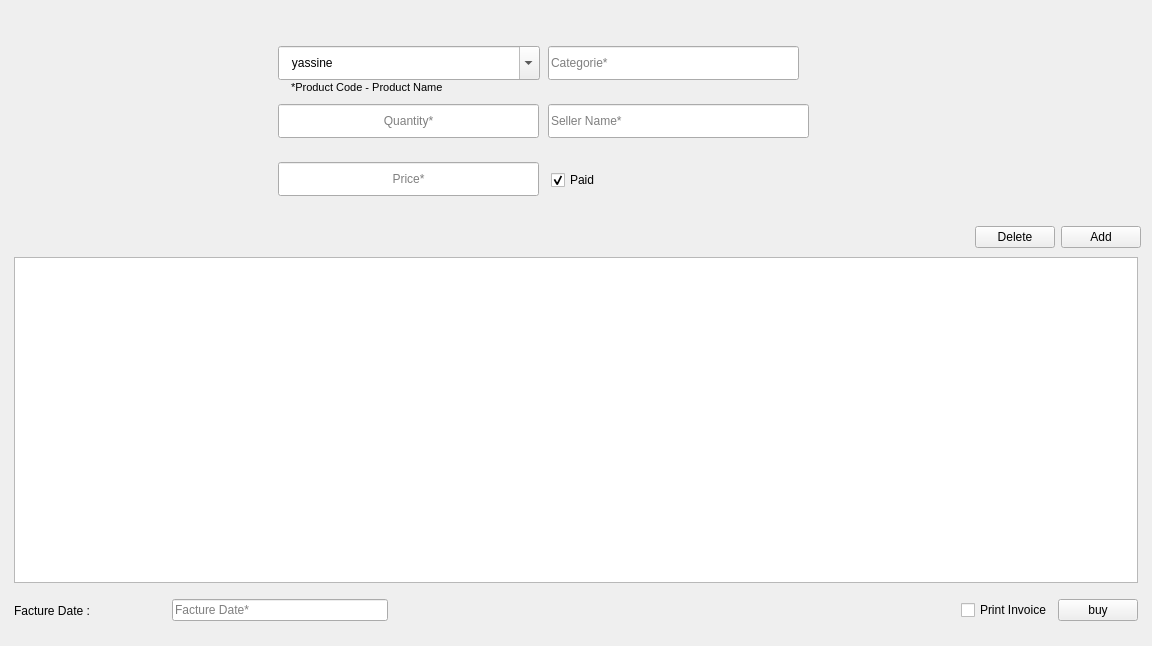
<?xml version="1.0" encoding="UTF-8"?>
<ui version="4.0">
 <class>Frame</class>
 <widget class="QFrame" name="Frame">
  <property name="geometry">
   <rect>
    <x>0</x>
    <y>0</y>
    <width>1152</width>
    <height>646</height>
   </rect>
  </property>
  <property name="windowTitle">
   <string>Frame</string>
  </property>
  <property name="styleSheet">
   <string notr="true"/>
  </property>
  <property name="frameShape">
   <enum>QFrame::NoFrame</enum>
  </property>
  <property name="lineWidth">
   <number>0</number>
  </property>
  <property name="midLineWidth">
   <number>0</number>
  </property>
  <layout class="QHBoxLayout" name="horizontalLayout">
   <item>
    <layout class="QVBoxLayout" name="verticalLayout">
     <property name="topMargin">
      <number>0</number>
     </property>
     <item>
      <widget class="QLabel" name="err">
       <property name="text">
        <string/>
       </property>
       <property name="alignment">
        <set>Qt::AlignCenter</set>
       </property>
      </widget>
     </item>
     <item>
      <widget class="QFrame" name="frame_5">
       <property name="minimumSize">
        <size>
         <width>0</width>
         <height>115</height>
        </size>
       </property>
       <property name="frameShape">
        <enum>QFrame::NoFrame</enum>
       </property>
       <property name="frameShadow">
        <enum>QFrame::Raised</enum>
       </property>
       <layout class="QHBoxLayout" name="horizontalLayout_7">
        <property name="leftMargin">
         <number>1</number>
        </property>
        <property name="topMargin">
         <number>1</number>
        </property>
        <property name="rightMargin">
         <number>1</number>
        </property>
        <property name="bottomMargin">
         <number>1</number>
        </property>
        <item>
         <layout class="QHBoxLayout" name="horizontalLayout_6">
          <item>
           <widget class="QFrame" name="frame">
            <property name="minimumSize">
             <size>
              <width>0</width>
              <height>187</height>
             </size>
            </property>
            <property name="maximumSize">
             <size>
              <width>830</width>
              <height>187</height>
             </size>
            </property>
            <property name="frameShape">
             <enum>QFrame::NoFrame</enum>
            </property>
            <property name="frameShadow">
             <enum>QFrame::Raised</enum>
            </property>
            <widget class="QLineEdit" name="qt_">
             <property name="geometry">
              <rect>
               <x>117</x>
               <y>72</y>
               <width>261</width>
               <height>34</height>
              </rect>
             </property>
             <property name="text">
              <string/>
             </property>
             <property name="alignment">
              <set>Qt::AlignCenter</set>
             </property>
             <property name="placeholderText">
              <string>Quantity*</string>
             </property>
            </widget>
            <widget class="QLineEdit" name="seller">
             <property name="geometry">
              <rect>
               <x>387</x>
               <y>72</y>
               <width>261</width>
               <height>34</height>
              </rect>
             </property>
             <property name="placeholderText">
              <string>Seller Name*</string>
             </property>
            </widget>
            <widget class="QLabel" name="rest">
             <property name="geometry">
              <rect>
               <x>650</x>
               <y>74</y>
               <width>240</width>
               <height>30</height>
              </rect>
             </property>
             <property name="text">
              <string/>
             </property>
            </widget>
            <widget class="QLineEdit" name="price">
             <property name="geometry">
              <rect>
               <x>117</x>
               <y>130</y>
               <width>261</width>
               <height>34</height>
              </rect>
             </property>
             <property name="text">
              <string/>
             </property>
             <property name="alignment">
              <set>Qt::AlignCenter</set>
             </property>
             <property name="placeholderText">
              <string>Price*</string>
             </property>
            </widget>
            <widget class="QCheckBox" name="is_paid">
             <property name="geometry">
              <rect>
               <x>390</x>
               <y>133</y>
               <width>95</width>
               <height>30</height>
              </rect>
             </property>
             <property name="text">
              <string>Paid</string>
             </property>
             <property name="checked">
              <bool>true</bool>
             </property>
             <property name="tristate">
              <bool>false</bool>
             </property>
            </widget>
            <widget class="QLineEdit" name="categorie_">
             <property name="geometry">
              <rect>
               <x>387</x>
               <y>14</y>
               <width>251</width>
               <height>34</height>
              </rect>
             </property>
             <property name="focusPolicy">
              <enum>Qt::ClickFocus</enum>
             </property>
             <property name="placeholderText">
              <string>Categorie*</string>
             </property>
             <property name="clearButtonEnabled">
              <bool>true</bool>
             </property>
            </widget>
            <widget class="QComboBox" name="product_name">
             <property name="geometry">
              <rect>
               <x>117</x>
               <y>14</y>
               <width>262</width>
               <height>34</height>
              </rect>
             </property>
             <property name="inputMethodHints">
              <set>Qt::ImhNone</set>
             </property>
             <property name="editable">
              <bool>true</bool>
             </property>
             <property name="placeholderText" stdset="0">
              <string/>
             </property>
             <item>
              <property name="text">
               <string>   yassine</string>
              </property>
             </item>
             <item>
              <property name="text">
               <string>baghdadi</string>
              </property>
             </item>
             <item>
              <property name="text">
               <string>Guercif</string>
              </property>
             </item>
            </widget>
            <widget class="QLabel" name="label">
             <property name="geometry">
              <rect>
               <x>130</x>
               <y>50</y>
               <width>220</width>
               <height>10</height>
              </rect>
             </property>
             <property name="font">
              <font>
               <pointsize>8</pointsize>
              </font>
             </property>
             <property name="text">
              <string>*Product Code - Product Name</string>
             </property>
            </widget>
            <zorder>qt_</zorder>
            <zorder>seller</zorder>
            <zorder>rest</zorder>
            <zorder>price</zorder>
            <zorder>is_paid</zorder>
            <zorder>product_name</zorder>
            <zorder>label</zorder>
            <zorder>categorie_</zorder>
           </widget>
          </item>
         </layout>
        </item>
       </layout>
      </widget>
     </item>
     <item>
      <widget class="QFrame" name="frame_2">
       <property name="maximumSize">
        <size>
         <width>16777215</width>
         <height>48</height>
        </size>
       </property>
       <property name="frameShape">
        <enum>QFrame::NoFrame</enum>
       </property>
       <property name="frameShadow">
        <enum>QFrame::Raised</enum>
       </property>
       <layout class="QHBoxLayout" name="horizontalLayout_3">
        <property name="leftMargin">
         <number>0</number>
        </property>
        <property name="topMargin">
         <number>0</number>
        </property>
        <property name="rightMargin">
         <number>0</number>
        </property>
        <property name="bottomMargin">
         <number>0</number>
        </property>
        <item>
         <layout class="QHBoxLayout" name="horizontalLayout_2">
          <item>
           <spacer name="horizontalSpacer">
            <property name="orientation">
             <enum>Qt::Horizontal</enum>
            </property>
            <property name="sizeHint" stdset="0">
             <size>
              <width>40</width>
              <height>20</height>
             </size>
            </property>
           </spacer>
          </item>
          <item>
           <widget class="QPushButton" name="clear">
            <property name="text">
             <string>Delete</string>
            </property>
           </widget>
          </item>
          <item>
           <widget class="QPushButton" name="add">
            <property name="text">
             <string>Add</string>
            </property>
           </widget>
          </item>
         </layout>
        </item>
       </layout>
      </widget>
     </item>
     <item>
      <widget class="QFrame" name="frame_3">
       <property name="frameShape">
        <enum>QFrame::NoFrame</enum>
       </property>
       <property name="frameShadow">
        <enum>QFrame::Raised</enum>
       </property>
       <layout class="QVBoxLayout" name="verticalLayout_3">
        <property name="leftMargin">
         <number>3</number>
        </property>
        <property name="topMargin">
         <number>3</number>
        </property>
        <property name="rightMargin">
         <number>3</number>
        </property>
        <property name="bottomMargin">
         <number>3</number>
        </property>
        <item>
         <layout class="QVBoxLayout" name="verticalLayout_2">
          <item>
           <widget class="QTableWidget" name="to_buy_table">
            <property name="editTriggers">
             <set>QAbstractItemView::DoubleClicked</set>
            </property>
            <property name="selectionBehavior">
             <enum>QAbstractItemView::SelectRows</enum>
            </property>
            <attribute name="horizontalHeaderVisible">
             <bool>true</bool>
            </attribute>
            <attribute name="verticalHeaderVisible">
             <bool>false</bool>
            </attribute>
           </widget>
          </item>
         </layout>
        </item>
        <item>
         <widget class="QFrame" name="frame_4">
          <property name="minimumSize">
           <size>
            <width>0</width>
            <height>43</height>
           </size>
          </property>
          <property name="frameShape">
           <enum>QFrame::NoFrame</enum>
          </property>
          <property name="frameShadow">
           <enum>QFrame::Raised</enum>
          </property>
          <layout class="QHBoxLayout" name="horizontalLayout_5">
           <property name="leftMargin">
            <number>0</number>
           </property>
           <property name="topMargin">
            <number>0</number>
           </property>
           <property name="rightMargin">
            <number>0</number>
           </property>
           <property name="bottomMargin">
            <number>0</number>
           </property>
           <item>
            <widget class="QLabel" name="label_2">
             <property name="minimumSize">
              <size>
               <width>112</width>
               <height>0</height>
              </size>
             </property>
             <property name="text">
              <string>Facture Date :</string>
             </property>
            </widget>
           </item>
           <item>
            <spacer name="horizontalSpacer_2">
             <property name="orientation">
              <enum>Qt::Horizontal</enum>
             </property>
             <property name="sizeType">
              <enum>QSizePolicy::Preferred</enum>
             </property>
             <property name="sizeHint" stdset="0">
              <size>
               <width>40</width>
               <height>20</height>
              </size>
             </property>
            </spacer>
           </item>
           <item>
            <widget class="QLineEdit" name="f_date">
             <property name="maximumSize">
              <size>
               <width>216</width>
               <height>16777215</height>
              </size>
             </property>
             <property name="placeholderText">
              <string>Facture Date*</string>
             </property>
            </widget>
           </item>
           <item>
            <spacer name="horizontalSpacer_3">
             <property name="orientation">
              <enum>Qt::Horizontal</enum>
             </property>
             <property name="sizeType">
              <enum>QSizePolicy::Expanding</enum>
             </property>
             <property name="sizeHint" stdset="0">
              <size>
               <width>40</width>
               <height>20</height>
              </size>
             </property>
            </spacer>
           </item>
           <item>
            <widget class="QCheckBox" name="print_facture">
             <property name="minimumSize">
              <size>
               <width>69</width>
               <height>0</height>
              </size>
             </property>
             <property name="text">
              <string>Print Invoice</string>
             </property>
            </widget>
           </item>
           <item>
            <layout class="QHBoxLayout" name="horizontalLayout_4">
             <item>
              <widget class="QPushButton" name="buy">
               <property name="text">
                <string>buy</string>
               </property>
              </widget>
             </item>
            </layout>
           </item>
          </layout>
         </widget>
        </item>
       </layout>
      </widget>
     </item>
    </layout>
   </item>
  </layout>
 </widget>
 <tabstops>
  <tabstop>product_name</tabstop>
  <tabstop>qt_</tabstop>
  <tabstop>seller</tabstop>
  <tabstop>price</tabstop>
  <tabstop>is_paid</tabstop>
  <tabstop>add</tabstop>
  <tabstop>to_buy_table</tabstop>
  <tabstop>clear</tabstop>
  <tabstop>buy</tabstop>
 </tabstops>
 <resources/>
 <connections/>
</ui>
